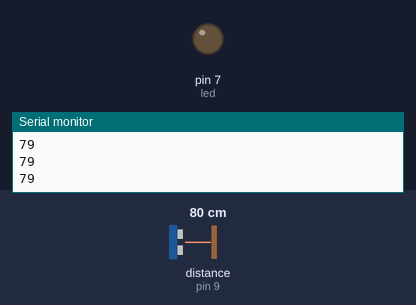
This sketch was run on a simulated Arduino Uno, built with avr-gcc and run on an emulated ATmega328P. Shown: output pins drawn as LEDs (lit = HIGH), the last lines printed to the serial monitor. Wiring (inferred from the names in the program): ultrasonic range finder: trigger pin 8; echo pin 9. Dashed ring = blinking. Inputs (shaded band) come from the test bench; at power-on: distance to the obstacle (sensor on pin 9) 80 cm. The echo pulse lasts 58.3 µs per cm; pins used as bus, display or sensor lines are not drawn.

Above: at 1.3 s.
1.4 s: distance to the obstacle (sensor on pin 9) set to 55 cm
3.2 s: distance to the obstacle (sensor on pin 9) set to 46 cm
At 4.05 s:
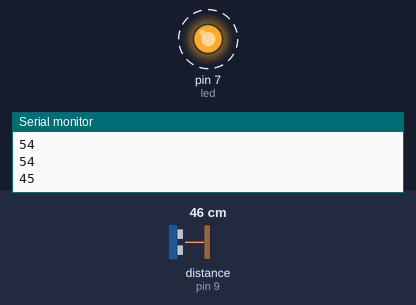
6.2 s: distance to the obstacle (sensor on pin 9) set to 60 cm
8.1 s: distance to the obstacle (sensor on pin 9) set to 35 cm
At 10.27 s:
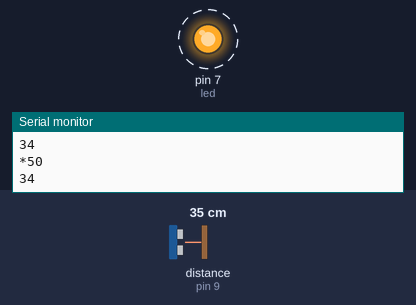
Timing chart, 0 to 12.1 s (numbered marks = the images above; inputs shaded):
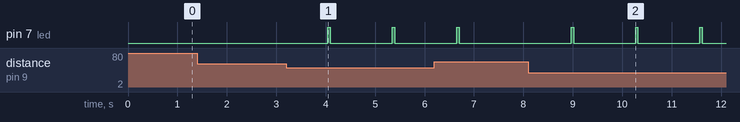

Measured:
- the behaviour switches between 51 and 50 cm on distance to the obstacle (sensor on pin 9) (found by bisection; images 0 and 1)
- after the input at 3.2 s, pin 7 (led): alternates HIGH for 0.05 s and LOW for 1.3 s, starting after 0.84 s
- after the input at 8.1 s, pin 7 (led): alternates HIGH for 0.05 s and LOW for 1.3 s, starting after 0.87 s

The sketch:

sketch_apr26d.ino
```cpp
const int trig=8;
const int echo =9;
const int led=7;
int sure;
int mesafe;
void setup() {
  pinMode(led,OUTPUT);
 pinMode(trig,OUTPUT);
 pinMode(echo,INPUT);
Serial.begin(9600);
}

void loop() {
  digitalWrite(trig,HIGH);
  delayMicroseconds(1000);
  digitalWrite(trig,LOW);
  sure=pulseIn(echo,HIGH);
  mesafe=(sure/2)/29.1;
  Serial.println(mesafe);
  delay(500);
  if(mesafe<10){
    digitalWrite(led,HIGH);
    delay(50);
    digitalWrite(led,LOW);
    Serial.println("*10");
    delay (10);}
   else if (mesafe<20){
      digitalWrite(led,HIGH);
    delay(50);
    digitalWrite(led,LOW);
    Serial.println("*20");
    delay (300);
    }
   else if (mesafe<50){
      digitalWrite(led,HIGH);
    delay(50);
    digitalWrite(led,LOW);
    Serial.println("*50");
    delay (750);
    }

}
```
